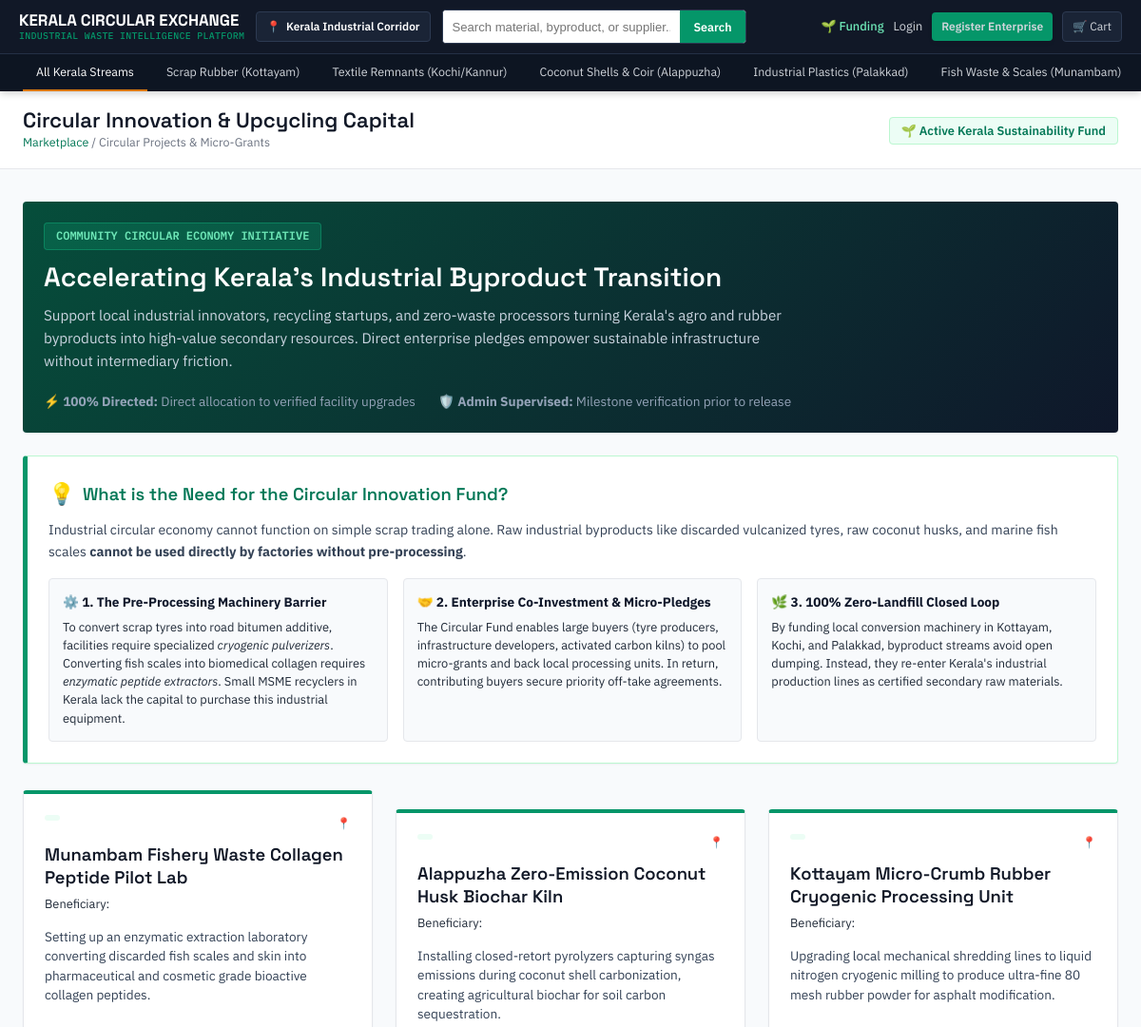
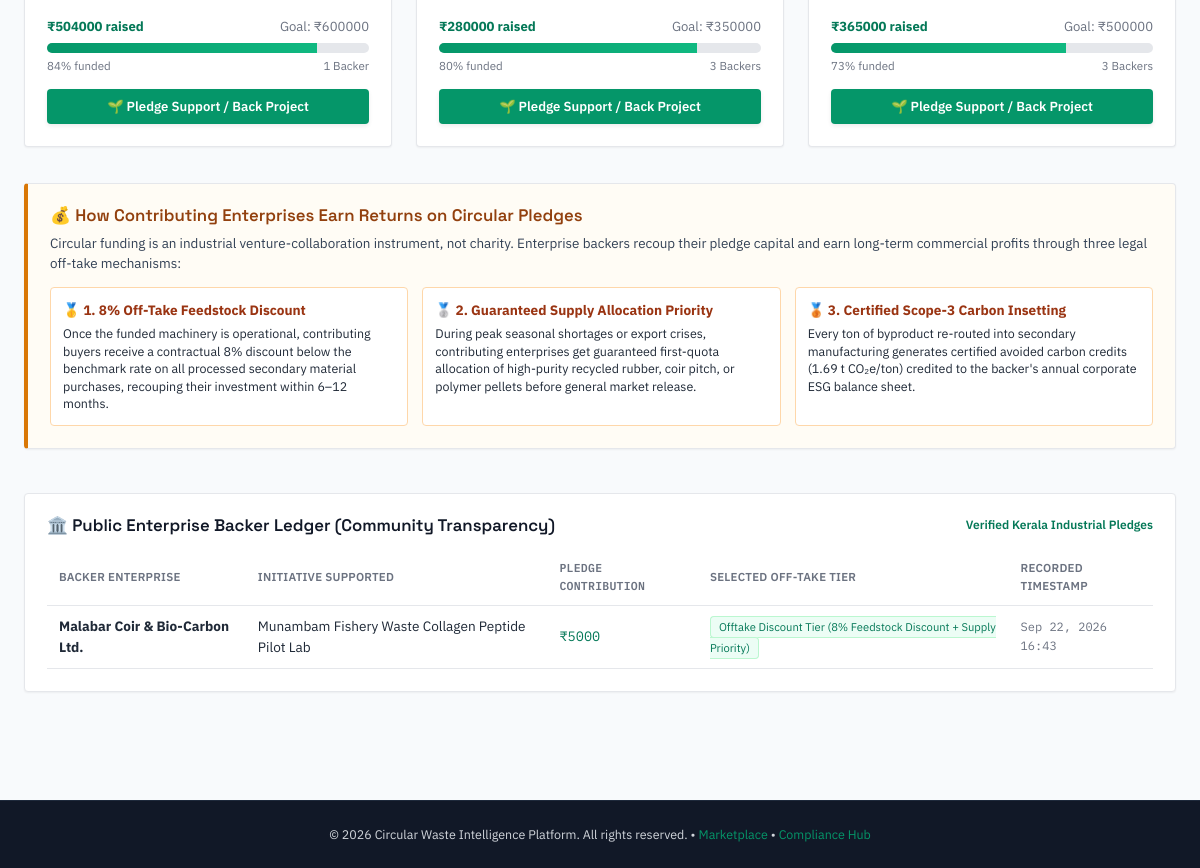
/funding/, run on the app's committed database (2 pictures, top to bottom).
### marketplace/models.py (models this page shows, shortened)
class FundingProject(models.Model):
    STATUS_CHOICES = [
        ("active", "Active Funding"),
        ("funded", "Fully Funded"),
        ("closed", "Closed"),
    ]
    title = models.CharField(max_length=255)
    company = models.ForeignKey(Company, on_delete=models.CASCADE, related_name="funding_projects")
    category = models.CharField(max_length=100, default="Circular Recycling Infrastructure")
    description = models.TextField()
    target_amount = models.DecimalField(max_digits=12, decimal_places=2, default=500000.00)
    raised_amount = models.DecimalField(max_digits=12, decimal_places=2, default=120000.00)
    status = models.CharField(max_length=20, choices=STATUS_CHOICES, default="active")
    created_at = models.DateTimeField(auto_now_add=True)
    @property
    def progress_percent(self):
        if self.target_amount > 0:
            return min(int((self.raised_amount / self.target_amount) * 100), 100)
        return 0
    @property
    def donor_count(self):
        count = self.pledges.count()
        return count if count > 0 else 3

class ProjectPledge(models.Model):
    BENEFIT_TIERS = [
        ("feedstock_discount", "Offtake Discount Tier (8% Feedstock Discount + Supply Priority)"),
        ("priority_quota", "Priority Quota Tier (Guaranteed Supply During Raw Material Scarcity)"),
        ("carbon_insetting", "Carbon Insetting Tier (Certified Scope-3 Avoided Emissions Offset)"),
    ]
    project = models.ForeignKey(FundingProject, on_delete=models.CASCADE, related_name="pledges")
    contributor = models.ForeignKey(User, on_delete=models.CASCADE, related_name="circular_pledges")
    amount = models.DecimalField(max_digits=10, decimal_places=2)
    investor_name = models.CharField(max_length=150, blank=True, default="")
    benefit_tier = models.CharField(max_length=50, choices=BENEFIT_TIERS, default="feedstock_discount")
    notes = models.TextField(blank=True, default="")
    created_at = models.DateTimeField(auto_now_add=True)

### marketplace/views.py (the view)
# urls.py: path("funding/", views.funding_list, name="funding_list"),
def funding_list(request):
    from .models import ProjectPledge
    projects = FundingProject.objects.all().order_by('-created_at')
    pledge_form = FundingPledgeForm()
    recent_pledges = ProjectPledge.objects.select_related('project', 'contributor').order_by('-created_at')[:10]
    user_pledges = []
    if request.user.is_authenticated:
        user_pledges = ProjectPledge.objects.filter(contributor=request.user).select_related('project').order_by('-created_at')
    return render(request, 'funding.html', {
        'projects': projects,
        'pledge_form': pledge_form,
        'recent_pledges': recent_pledges,
        'user_pledges': user_pledges,
    })

### templates/funding.html (shortened to what this page needs)
{% extends "base.html" %}
{% block content %}
<div class="page-title-bar">
    <div class="wrap">
        <div>
            <h1 style="font-size: var(--step-2);">Circular Innovation &amp; Upcycling Capital</h1>
            <div class="breadcrumb">
                <a href="{% url 'index' %}">Marketplace</a> / Circular Projects &amp; Micro-Grants
            </div>
        </div>
        <div>
            <span class="mono" style="font-size: 0.8rem; background: var(--emerald-tint); color: var(--emerald-dark); padding: 5px 12px; border-radius: var(--radius); border: 1px solid #bbf7d0; font-weight: 600;">
                🌱 Active Kerala Sustainability Fund
            </span>
        </div>
    </div>
</div>
<div class="wrap" style="padding-top: 10px; padding-bottom: 60px;">
    <div class="panel" style="background: linear-gradient(135deg, #064e3b 0%, #0f172a 100%); color: #fff; margin-bottom: 24px; border: none;">
        <div style="max-width: 800px;">
            <div style="display: inline-block; background: rgba(16, 185, 129, 0.2); border: 1px solid rgba(16, 185, 129, 0.4); padding: 4px 12px; border-radius: var(--radius); font-size: 0.75rem; font-family: var(--font-mono); font-weight: 600; color: #6ee7b7; margin-bottom: 12px;">
                COMMUNITY CIRCULAR ECONOMY INITIATIVE
            </div>
            <h2 style="font-size: var(--step-3); color: #fff; margin-bottom: 12px;">
                Accelerating Kerala's Industrial Byproduct Transition
            </h2>
            <p style="font-size: 0.95rem; color: #cbd5e1; line-height: 1.6; margin-bottom: 20px;">
                Support local industrial innovators, recycling startups, and zero-waste processors turning Kerala's agro and rubber byproducts into high-value secondary resources. Direct enterprise pledges empower sustainable infrastructure without intermediary friction.
            </p>
            <div style="display: flex; gap: 24px; font-size: 0.85rem; color: #94a3b8; flex-wrap: wrap;">
                <div>⚡ <strong>100% Directed:</strong> Direct allocation to verified facility upgrades</div>
                <div>🛡️ <strong>Admin Supervised:</strong> Milestone verification prior to release</div>
            </div>
        </div>
    </div>
    <div class="panel" style="background: #ffffff; border: 1px solid #bbf7d0; border-left: 5px solid var(--emerald); margin-bottom: 28px; padding: 22px;">
        <div style="display: flex; align-items: center; gap: 8px; margin-bottom: 10px;">
            <span style="font-size: 1.4rem;">💡</span>
            <h3 style="font-size: 1.15rem; color: var(--emerald-dark); margin-bottom: 0;">What is the Need for the Circular Innovation Fund?</h3>
        </div>
        <p style="font-size: 0.88rem; color: var(--slate-700); line-height: 1.6; margin-bottom: 16px;">
            Industrial circular economy cannot function on simple scrap trading alone. Raw industrial byproducts like discarded vulcanized tyres, raw coconut husks, and marine fish scales <strong>cannot be used directly by factories without pre-processing</strong>.
        </p>
        <div style="display: grid; grid-template-columns: repeat(auto-fit, minmax(260px, 1fr)); gap: 16px; margin-top: 12px;">
            <div style="background: var(--paper); border: 1px solid var(--slate-200); border-radius: 4px; padding: 14px;">
                <div style="font-weight: 700; font-size: 0.85rem; color: var(--slate-900); margin-bottom: 6px;">⚙️ 1. The Pre-Processing Machinery Barrier</div>
                <p style="font-size: 0.8rem; color: var(--slate-600); line-height: 1.5;">
                    To convert scrap tyres into road bitumen additive, facilities require specialized <em>cryogenic pulverizers</em>. Converting fish scales into biomedical collagen requires <em>enzymatic peptide extractors</em>. Small MSME recyclers in Kerala lack the capital to purchase this industrial equipment.
                </p>
            </div>
            <div style="background: var(--paper); border: 1px solid var(--slate-200); border-radius: 4px; padding: 14px;">
                <div style="font-weight: 700; font-size: 0.85rem; color: var(--slate-900); margin-bottom: 6px;">🤝 2. Enterprise Co-Investment & Micro-Pledges</div>
                <p style="font-size: 0.8rem; color: var(--slate-600); line-height: 1.5;">
                    The Circular Fund enables large buyers (tyre producers, infrastructure developers, activated carbon kilns) to pool micro-grants and back local processing units. In return, contributing buyers secure priority off-take agreements.
                </p>
            </div>
            <div style="background: var(--paper); border: 1px solid var(--slate-200); border-radius: 4px; padding: 14px;">
                <div style="font-weight: 700; font-size: 0.85rem; color: var(--slate-900); margin-bottom: 6px;">🌿 3. 100% Zero-Landfill Closed Loop</div>
                <p style="font-size: 0.8rem; color: var(--slate-600); line-height: 1.5;">
                    By funding local conversion machinery in Kottayam, Kochi, and Palakkad, byproduct streams avoid open dumping. Instead, they re-enter Kerala's industrial production lines as certified secondary raw materials.
                </p>
            </div>
        </div>
    </div>
    <div style="display: grid; grid-template-columns: repeat(auto-fill, minmax(360px, 1fr)); gap: 24px;">
        {% for project in projects %}
            <div class="panel" style="display: flex; flex-direction: column; justify-content: space-between; border-top: 4px solid var(--emerald);">
                <div>
                    <div style="display: flex; justify-content: space-between; align-items: flex-start; margin-bottom: 12px;">
                        <span class="mono" style="font-size: 0.72rem; text-transform: uppercase; letter-spacing: 0.04em; background: var(--emerald-tint); color: var(--emerald-dark); padding: 3px 8px; border-radius: var(--radius); font-weight: 600;">
                        </span>
                        <span style="font-size: 0.75rem; color: var(--slate-500);">
                            📍 {{ project.location }}
                        </span>
                    </div>
                    <h3 style="font-size: 1.15rem; margin-bottom: 6px; line-height: 1.3;">
                        {{ project.title }}
                    </h3>
                    <div style="font-size: 0.8rem; color: var(--slate-600); margin-bottom: 14px;">
                        Beneficiary: <strong>{{ project.beneficiary_enterprise }}</strong>
                    </div>
                    <p style="font-size: 0.85rem; color: var(--slate-700); line-height: 1.5; margin-bottom: 20px;">
                        {{ project.description }}
                    </p>
                </div>
                <div>
                    <div style="margin-bottom: 14px;">
                        <div style="display: flex; justify-content: space-between; font-size: 0.82rem; margin-bottom: 6px;">
                            <span style="font-weight: 700; color: var(--emerald-dark);">₹{{ project.raised_amount|floatformat:0 }} raised</span>
                            <span style="color: var(--slate-500);">Goal: ₹{{ project.target_amount|floatformat:0 }}</span>
                        </div>
                        <div style="height: 10px; background: var(--slate-200); border-radius: 5px; overflow: hidden;">
                            <div style="width: {{ project.progress_percent }}%; max-width: 100%; height: 100%; background: linear-gradient(90deg, var(--emerald) 0%, #10b981 100%);"></div>
                        </div>
                        <div style="display: flex; justify-content: space-between; font-size: 0.72rem; color: var(--slate-500); margin-top: 4px;">
                            <span>{{ project.progress_percent }}% funded</span>
                            <span>{{ project.donor_count }} Backer{{ project.donor_count|pluralize }}</span>
                        </div>
                    </div>
                    <button type="button" class="btn btn-primary btn-block" onclick="togglePledgeBox('pledge-box-{{ project.pk }}')">
                        🌱 Pledge Support / Back Project
                    </button>
                </div>
            </div>
        {% empty %}
            <div class="panel" style="grid-column: 1 / -1; text-align: center; padding: 48px;">
                <p style="font-size: 1rem; color: var(--slate-500);">No active circular funding initiatives found.</p>
            </div>
        {% endfor %}
    </div>
    <div style="margin-top: 36px; display: grid; grid-template-columns: 1fr; gap: 24px;">
        <div class="panel" style="border-left: 4px solid var(--amber); background: #fffcf5;">
            <h3 style="font-size: 1.05rem; color: #92400e; margin-bottom: 8px;">
                💰 How Contributing Enterprises Earn Returns on Circular Pledges
            </h3>
            <p style="font-size: 0.84rem; color: var(--slate-700); line-height: 1.5; margin-bottom: 14px;">
                Circular funding is an industrial venture-collaboration instrument, not charity. Enterprise backers recoup their pledge capital and earn long-term commercial profits through three legal off-take mechanisms:
            </p>
            <div style="display: grid; grid-template-columns: repeat(auto-fit, minmax(260px, 1fr)); gap: 14px;">
                <div style="background: #fff; border: 1px solid #fed7aa; border-radius: 4px; padding: 12px;">
                    <div style="font-weight: 700; font-size: 0.85rem; color: #9a3412;">
                        🥇 1. 8% Off-Take Feedstock Discount
                    </div>
                    <p style="font-size: 0.78rem; color: var(--slate-600); margin-top: 4px; line-height: 1.4;">
                        Once the funded machinery is operational, contributing buyers receive a contractual 8% discount below the benchmark rate on all processed secondary material purchases, recouping their investment within 6–12 months.
                    </p>
                </div>
                <div style="background: #fff; border: 1px solid #fed7aa; border-radius: 4px; padding: 12px;">
                    <div style="font-weight: 700; font-size: 0.85rem; color: #9a3412;">
                        🥈 2. Guaranteed Supply Allocation Priority
                    </div>
                    <p style="font-size: 0.78rem; color: var(--slate-600); margin-top: 4px; line-height: 1.4;">
                        During peak seasonal shortages or export crises, contributing enterprises get guaranteed first-quota allocation of high-purity recycled rubber, coir pitch, or polymer pellets before general market release.
                    </p>
                </div>
                <div style="background: #fff; border: 1px solid #fed7aa; border-radius: 4px; padding: 12px;">
                    <div style="font-weight: 700; font-size: 0.85rem; color: #9a3412;">
                        🥉 3. Certified Scope-3 Carbon Insetting
                    </div>
                    <p style="font-size: 0.78rem; color: var(--slate-600); margin-top: 4px; line-height: 1.4;">
                        Every ton of byproduct re-routed into secondary manufacturing generates certified avoided carbon credits (1.69 t CO₂e/ton) credited to the backer's annual corporate ESG balance sheet.
                    </p>
                </div>
            </div>
        </div>
        {% if recent_pledges %}
        <div class="panel">
            <div style="display: flex; justify-content: space-between; align-items: center; margin-bottom: 14px;">
                <h3 style="margin: 0; font-size: 1.05rem;">
                    🏛️ Public Enterprise Backer Ledger (Community Transparency)
                </h3>
                <span class="mono" style="font-size: 0.75rem; color: var(--emerald-dark); font-weight: 600;">
                    Verified Kerala Industrial Pledges
                </span>
            </div>
            <div style="overflow-x: auto;">
                <table>
                    <thead>
                        <tr>
                            <th>Backer Enterprise</th>
                            <th>Initiative Supported</th>
                            <th class="mono">Pledge Contribution</th>
                            <th>Selected Off-Take Tier</th>
                            <th>Recorded Timestamp</th>
                        </tr>
                    </thead>
                    <tbody>
                        {% for rp in recent_pledges %}
                        <tr>
                            <td>
                                <strong>{{ rp.investor_name|default:rp.contributor.username }}</strong>
                            </td>
                            <td>{{ rp.project.title }}</td>
                            <td class="mono font-bold" style="color: var(--emerald-dark);">
                                ₹{{ rp.amount|floatformat:0 }}
                            </td>
                            <td>
                                <span class="tag verified" style="font-size: 0.7rem;">
                                    {{ rp.get_benefit_tier_display }}
                                </span>
                            </td>
                            <td class="mono" style="font-size: 0.75rem; color: var(--slate-500);">
                                {{ rp.created_at|date:"M d, Y H:i" }}
                            </td>
                        </tr>
                        {% endfor %}
                    </tbody>
                </table>
            </div>
        </div>
        {% endif %}
    </div>
</div>
{% endblock %}

### data on the page
FundingProject: title "Munambam Fishery Waste Collagen Peptide Pilot Lab", description "Setting up an enzymatic extraction laboratory converting discarded fish scales and skin into pharmaceutical and cosmetic grade bioactive collagen peptides.", raised_amount "504000", target_amount "600000", progress_percent "84", donor_count "1"
FundingProject: title "Alappuzha Zero-Emission Coconut Husk Biochar Kiln", description "Installing closed-retort pyrolyzers capturing syngas emissions during coconut shell carbonization, creating agricultural biochar for soil carbon sequestration.", raised_amount "280000", target_amount "350000", progress_percent "80", donor_count "3"
FundingProject: title "Kottayam Micro-Crumb Rubber Cryogenic Processing Unit", description "Upgrading local mechanical shredding lines to liquid nitrogen cryogenic milling to produce ultra-fine 80 mesh rubber powder for asphalt modification.", raised_amount "365000", target_amount "500000", progress_percent "73", donor_count "3"
ProjectPledge: investor_name "Malabar Coir & Bio-Carbon Ltd.", project "Munambam Fishery Waste Collagen Peptide Pilot Lab", amount "5000", benefit_tier "Offtake Discount Tier (8% Feedstock Discount + Supply Priority)", created_at "Sep 22, 2026 16:43"
